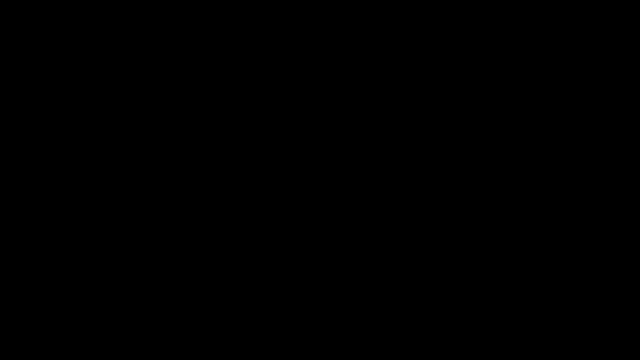
Frame 1 (no input)
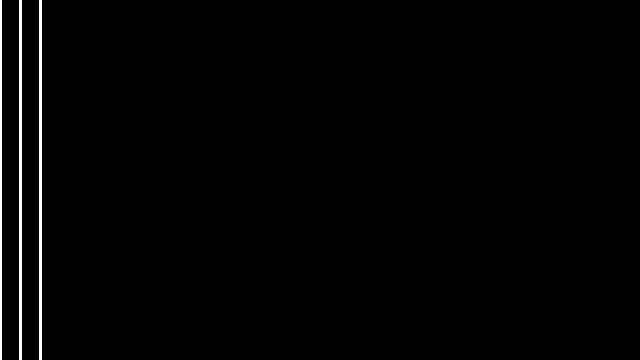
Frame 60 (the mouse pressed at the canvas centre just before this capture)
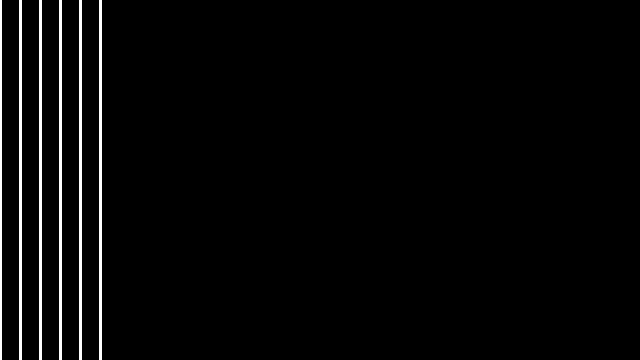
Frame 120 (the mouse held since frame 60 and released just before this capture)

The Processing sketch that drew these frames (run headless with seeded random() and noise(); from frame 60 on, the mouse is pressed at the canvas centre):

// Processing sketch: LinesAppear
// ── LinesAppear.pde
float endX = 0;

void setup(){  
  size(640, 360);
  background(0);
  strokeWeight(2);
  stroke(255);
}

void draw(){ 
  int x = 0;
  while(x < endX){
    line(x, 0, x, height);
    x = x + 20;
  } 
  endX = endX + 1;
}
